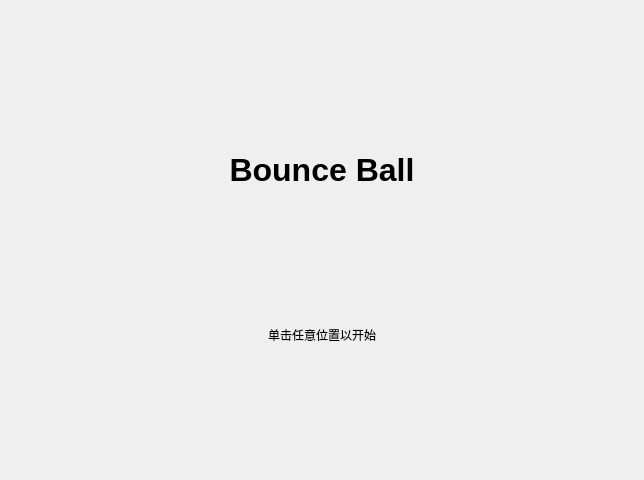
<?xml version="1.0" encoding="UTF-8"?>
<ui version="4.0">
 <class>PrepareWidget</class>
 <widget class="QWidget" name="PrepareWidget">
  <property name="geometry">
   <rect>
    <x>0</x>
    <y>0</y>
    <width>644</width>
    <height>480</height>
   </rect>
  </property>
  <property name="minimumSize">
   <size>
    <width>644</width>
    <height>480</height>
   </size>
  </property>
  <property name="maximumSize">
   <size>
    <width>644</width>
    <height>480</height>
   </size>
  </property>
  <property name="windowTitle">
   <string/>
  </property>
  <property name="autoFillBackground">
   <bool>true</bool>
  </property>
  <property name="styleSheet">
   <string notr="true"/>
  </property>
  <widget class="QLabel" name="titleLabel">
   <property name="geometry">
    <rect>
     <x>0</x>
     <y>140</y>
     <width>644</width>
     <height>60</height>
    </rect>
   </property>
   <property name="font">
    <font>
     <pointsize>24</pointsize>
     <bold>true</bold>
    </font>
   </property>
   <property name="autoFillBackground">
    <bool>false</bool>
   </property>
   <property name="styleSheet">
    <string notr="true"/>
   </property>
   <property name="text">
    <string>Bounce Ball</string>
   </property>
   <property name="alignment">
    <set>Qt::AlignCenter</set>
   </property>
  </widget>
  <widget class="QLabel" name="promptLabel">
   <property name="geometry">
    <rect>
     <x>0</x>
     <y>320</y>
     <width>644</width>
     <height>30</height>
    </rect>
   </property>
   <property name="styleSheet">
    <string notr="true"/>
   </property>
   <property name="text">
    <string>单击任意位置以开始</string>
   </property>
   <property name="alignment">
    <set>Qt::AlignCenter</set>
   </property>
  </widget>
 </widget>
 <resources/>
 <connections/>
</ui>
